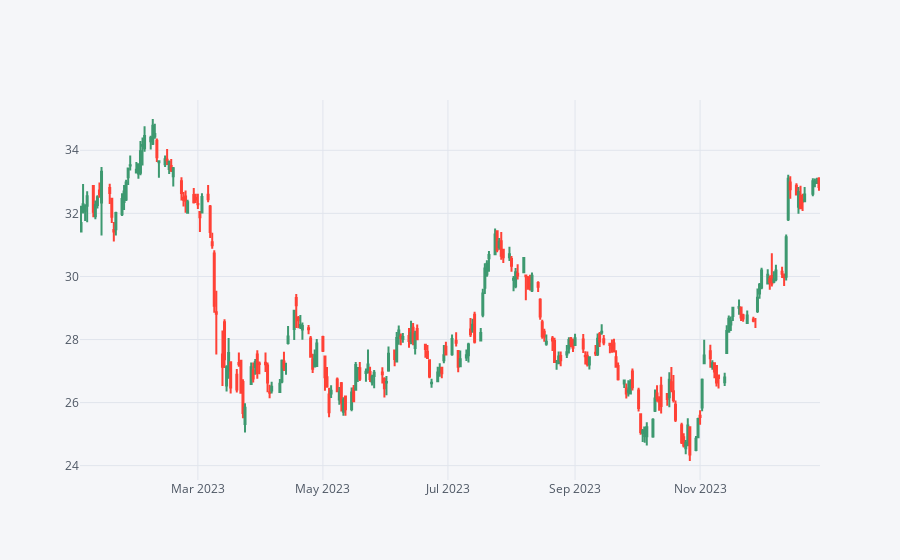

Notebook code cell kept with this figure:
### Markdown cell above
lets have some technical analysis plot

### Code cell
BAC.columns= BAC.columns.droplevel("Ticker")
BAC[["Open","High",'Low','Close']].loc["2023-01-01":"2024-01-01"].iplot(kind="candle")

### Figure 1 — Plotly figure (JSON) as saved in the notebook; plotly's stock layout.template omitted (floating-point values rounded to 4 significant figures; data arrays with more than 128 entries replaced by an {"elided": "..."} marker saying what was removed)
{"data": [{"close": {"elided": "250 float values"}, "high": {"elided": "250 float values"}, "low": {"elided": "250 float values"}, "open": {"elided": "250 float values"}, "showlegend": false, "type": "candlestick", "x": {"elided": "250 str values"}, "yaxis": "y2"}], "layout": {"legend": {"bgcolor": "#F5F6F9", "font": {"color": "#4D5663"}}, "paper_bgcolor": "#F5F6F9", "plot_bgcolor": "#F5F6F9", "title": {"font": {"color": "#4D5663"}}, "xaxis": {"gridcolor": "#E1E5ED", "rangeslider": {"visible": false}, "showgrid": true, "tickfont": {"color": "#4D5663"}, "title": {"font": {"color": "#4D5663"}, "text": ""}, "zerolinecolor": "#E1E5ED"}, "yaxis": {"gridcolor": "#E1E5ED", "showgrid": true, "showticklabels": false, "tickfont": {"color": "#4D5663"}, "title": {"font": {"color": "#4D5663"}, "text": ""}, "zerolinecolor": "#E1E5ED"}, "yaxis2": {"gridcolor": "#E1E5ED", "showgrid": true, "tickfont": {"color": "#4D5663"}, "title": {"font": {"color": "#4D5663"}, "text": ""}, "zerolinecolor": "#E1E5ED"}}}
